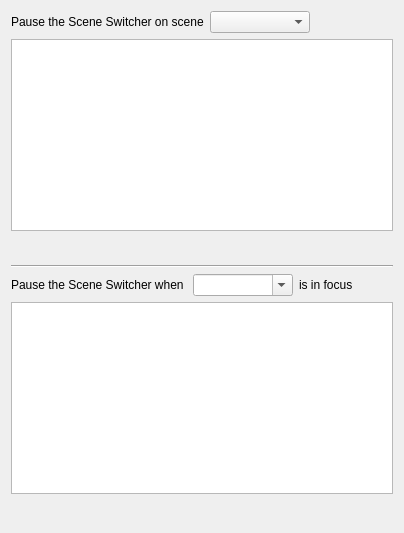
     <widget class="QWidget" name="pauseScenesTab">
      <attribute name="title">
       <string>Pause</string>
      </attribute>
      <layout class="QVBoxLayout" name="verticalLayout_5">
       <item>
        <layout class="QHBoxLayout" name="horizontalLayout_7">
         <item>
          <widget class="QLabel" name="label_7">
           <property name="text">
            <string>Pause the Scene Switcher on scene</string>
           </property>
          </widget>
         </item>
         <item>
          <widget class="QComboBox" name="pauseScenesScenes">
           <property name="sizePolicy">
            <sizepolicy hsizetype="Maximum" vsizetype="Fixed">
             <horstretch>0</horstretch>
             <verstretch>0</verstretch>
            </sizepolicy>
           </property>
           <property name="minimumSize">
            <size>
             <width>100</width>
             <height>0</height>
            </size>
           </property>
          </widget>
         </item>
         <item>
          <spacer name="horizontalSpacer_5">
           <property name="orientation">
            <enum>Qt::Horizontal</enum>
           </property>
           <property name="sizeHint" stdset="0">
            <size>
             <width>40</width>
             <height>20</height>
            </size>
           </property>
          </spacer>
         </item>
        </layout>
       </item>
       <item>
        <widget class="QListWidget" name="pauseScenesList">
         <property name="sizePolicy">
          <sizepolicy hsizetype="Expanding" vsizetype="Expanding">
           <horstretch>0</horstretch>
           <verstretch>0</verstretch>
          </sizepolicy>
         </property>
         <property name="sortingEnabled">
          <bool>true</bool>
         </property>
        </widget>
       </item>
       <item>
        <layout class="QHBoxLayout" name="horizontalLayout_6">
         <property name="spacing">
          <number>4</number>
         </property>
         <item>
          <widget class="QPushButton" name="pauseScenesAdd">
           <property name="maximumSize">
            <size>
             <width>22</width>
             <height>22</height>
            </size>
           </property>
           <property name="flat">
            <bool>true</bool>
           </property>
           <property name="themeID" stdset="0">
            <string notr="true">addIconSmall</string>
           </property>
          </widget>
         </item>
         <item>
          <widget class="QPushButton" name="pauseScenesRemove">
           <property name="maximumSize">
            <size>
             <width>22</width>
             <height>22</height>
            </size>
           </property>
           <property name="flat">
            <bool>true</bool>
           </property>
           <property name="themeID" stdset="0">
            <string notr="true">removeIconSmall</string>
           </property>
          </widget>
         </item>
         <item>
          <spacer name="horizontalSpacer_4">
           <property name="orientation">
            <enum>Qt::Horizontal</enum>
           </property>
           <property name="sizeHint" stdset="0">
            <size>
             <width>40</width>
             <height>20</height>
            </size>
           </property>
          </spacer>
         </item>
        </layout>
       </item>
       <item>
        <widget class="Line" name="line_4">
         <property name="orientation">
          <enum>Qt::Horizontal</enum>
         </property>
        </widget>
       </item>
       <item>
        <layout class="QHBoxLayout" name="horizontalLayout_34">
         <item>
          <widget class="QLabel" name="label_37">
           <property name="text">
            <string>Pause the Scene Switcher when </string>
           </property>
          </widget>
         </item>
         <item>
          <widget class="QComboBox" name="pauseWindowsWindows">
           <property name="sizePolicy">
            <sizepolicy hsizetype="Maximum" vsizetype="Fixed">
             <horstretch>0</horstretch>
             <verstretch>0</verstretch>
            </sizepolicy>
           </property>
           <property name="minimumSize">
            <size>
             <width>100</width>
             <height>0</height>
            </size>
           </property>
           <property name="editable">
            <bool>true</bool>
           </property>
          </widget>
         </item>
         <item>
          <widget class="QLabel" name="label_38">
           <property name="text">
            <string>is in focus</string>
           </property>
          </widget>
         </item>
         <item>
          <spacer name="horizontalSpacer_33">
           <property name="orientation">
            <enum>Qt::Horizontal</enum>
           </property>
           <property name="sizeHint" stdset="0">
            <size>
             <width>40</width>
             <height>20</height>
            </size>
           </property>
          </spacer>
         </item>
        </layout>
       </item>
       <item>
        <widget class="QListWidget" name="pauseWindowsList">
         <property name="sizePolicy">
          <sizepolicy hsizetype="Expanding" vsizetype="Expanding">
           <horstretch>0</horstretch>
           <verstretch>0</verstretch>
          </sizepolicy>
         </property>
         <property name="sortingEnabled">
          <bool>true</bool>
         </property>
        </widget>
       </item>
       <item>
        <layout class="QHBoxLayout" name="horizontalLayout_21">
         <item>
          <widget class="QPushButton" name="pauseWindowsAdd">
           <property name="maximumSize">
            <size>
             <width>22</width>
             <height>22</height>
            </size>
           </property>
           <property name="flat">
            <bool>true</bool>
           </property>
           <property name="themeID" stdset="0">
            <string notr="true">addIconSmall</string>
           </property>
          </widget>
         </item>
         <item>
          <widget class="QPushButton" name="pauseWindowsRemove">
           <property name="maximumSize">
            <size>
             <width>22</width>
             <height>22</height>
            </size>
           </property>
           <property name="flat">
            <bool>true</bool>
           </property>
           <property name="themeID" stdset="0">
            <string notr="true">removeIconSmall</string>
           </property>
          </widget>
         </item>
         <item>
          <spacer name="horizontalSpacer_32">
           <property name="orientation">
            <enum>Qt::Horizontal</enum>
           </property>
           <property name="sizeHint" stdset="0">
            <size>
             <width>40</width>
             <height>20</height>
            </size>
           </property>
          </spacer>
         </item>
        </layout>
       </item>
      </layout>
     </widget>
